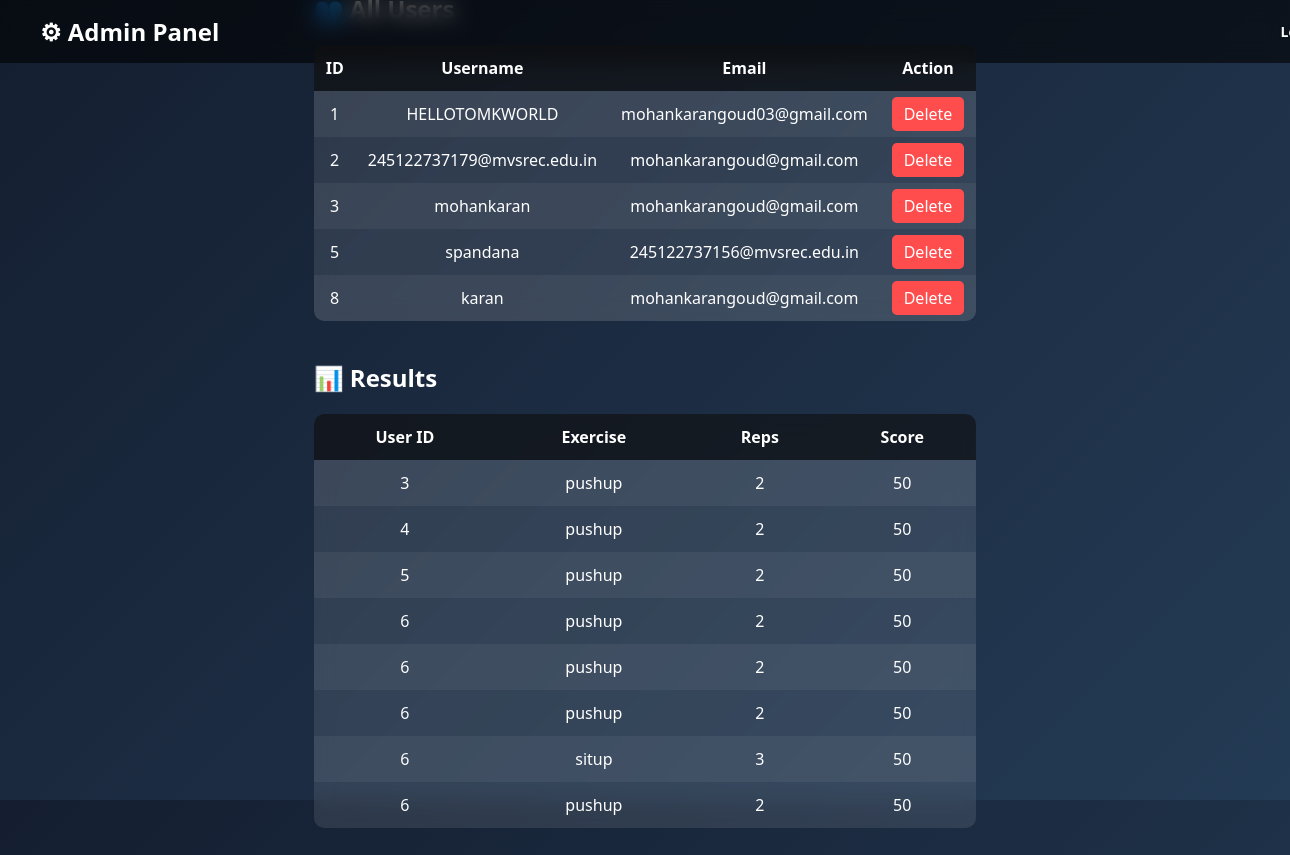
The page /admin_dashboard (signed in) on the database its author committed.
### tables this page shows
CREATE TABLE users (
            id INTEGER PRIMARY KEY AUTOINCREMENT,
            username TEXT UNIQUE,
            email TEXT,
            password TEXT
        );

CREATE TABLE results (
            id INTEGER PRIMARY KEY AUTOINCREMENT,
            user_id INTEGER,
            exercise_type TEXT,
            repetitions INTEGER,
            score INTEGER,
            feedback TEXT,
            date TIMESTAMP DEFAULT CURRENT_TIMESTAMP
        );

### app.py (the view)
@app.route('/admin_dashboard')
def admin_dashboard():
    if 'admin' not in session:
        return redirect('/admin_login')
    db = get_db()
    users = db.execute("SELECT * FROM users").fetchall()
    results = db.execute("SELECT * FROM results").fetchall()
    return render_template(
        "admin_dashboard.html",
        users=users,
        results=results
    )

### app.py (called while the page is built)
def get_db():
    if 'db' not in g:
        g.db = sqlite3.connect(DATABASE)
        g.db.row_factory = sqlite3.Row
    return g.db

### templates/admin_dashboard.html (shortened to what this page needs)
<!DOCTYPE html>
<html>
<head>
    <link rel="stylesheet" href="{{ url_for('static', filename='style.css') }}">
</head>
<body class="dashboard-body">
<div class="navbar">
    <h2>⚙ Admin Panel</h2>
    <a href="/logout">Logout</a>
</div>
<div class="admin-container">
    <h2>👥 All Users</h2>
    <table class="admin-table">
        <tr>
            <th>ID</th>
            <th>Username</th>
            <th>Email</th>
            <th>Action</th>
        </tr>
        {% for user in users %}
        <tr>
            <td>{{ user.id }}</td>
            <td>{{ user.username }}</td>
            <td>{{ user.email }}</td>
            <td>
                <a href="/delete_user/{{ user.id }}" class="delete-btn">Delete</a>
            </td>
        </tr>
        {% endfor %}
    </table>
    <h2 style="margin-top:40px;">📊 Results</h2>
    <table class="admin-table">
        <tr>
            <th>User ID</th>
            <th>Exercise</th>
            <th>Reps</th>
            <th>Score</th>
        </tr>
        {% for r in results %}
        <tr>
            <td>{{ r.user_id }}</td>
            <td>{{ r.exercise_type }}</td>
            <td>{{ r.repetitions }}</td>
            <td>{{ r.score }}</td>
        </tr>
        {% endfor %}
    </table>
</div>
</body>
</html>

### static/style.css (style rules this page uses)
body { margin:0; font-family:'Segoe UI', sans-serif; background: linear-gradient(rgba(0,0,0,0.4), rgba(0,0,0,0.4)), url("https://images.unsplash.com/photo-1501785888041-af3ef285b470"); background-size:cover; background-position:center; display:flex; justify-content:center; align-items:center; height:100vh; }
.navbar { position:absolute; top:0; left:0; width:100%; padding:15px 40px; display:flex; justify-content:space-between; align-items:center; background:rgba(0,0,0,0.4); backdrop-filter:blur(8px); }
.navbar a { color:white; text-decoration:none; margin-left:20px; font-size:14px; }
.dashboard-body { margin:0; font-family:'Segoe UI', sans-serif; background: linear-gradient(135deg,#1f4037,#99f2c8); }
.navbar { display:flex; justify-content:space-between; padding:15px 40px; background:rgba(0,0,0,0.4); color:white; }
.navbar a { color:white; text-decoration:none; }
.dashboard-body { margin: 0; font-family: 'Segoe UI', sans-serif; background: linear-gradient(135deg, #141e30, #243b55); color: white; }
.navbar { display: flex; justify-content: space-between; padding: 15px 40px; background: rgba(0,0,0,0.6); backdrop-filter: blur(10px); }
.navbar h2 { margin: 0; }
.navbar a { color: white; text-decoration: none; font-weight: bold; }
.admin-container { padding: 40px; }
.admin-table { width: 100%; border-collapse: collapse; margin-top: 20px; background: rgba(255,255,255,0.1); backdrop-filter: blur(10px); border-radius: 10px; overflow: hidden; }
.admin-table th, .admin-table td { padding: 12px; text-align: center; }
.admin-table th { background: rgba(0,0,0,0.6); }
.admin-table tr:nth-child(even) { background: rgba(255,255,255,0.05); }
.delete-btn { padding: 6px 12px; background: #ff4d4d; color: white; border-radius: 5px; text-decoration: none; }

### rows shown on the page
users: id "1", username "HELLOTOMKWORLD", email "mohankarangoud03@gmail.com"
users: id "2", username "245122737179@mvsrec.edu.in", email "mohankarangoud@gmail.com"
users: id "3", username "mohankaran", email "mohankarangoud@gmail.com"
users: id "5", username "spandana", email "245122737156@mvsrec.edu.in"
users: id "8", username "karan", email "mohankarangoud@gmail.com"
results: user_id "3", exercise_type "pushup", repetitions "2", score "50"
results: user_id "4", exercise_type "pushup", repetitions "2", score "50"
results: user_id "5", exercise_type "pushup", repetitions "2", score "50"
results: user_id "6", exercise_type "pushup", repetitions "2", score "50"
results: user_id "6", exercise_type "pushup", repetitions "2", score "50"
results: user_id "6", exercise_type "pushup", repetitions "2", score "50"
results: user_id "6", exercise_type "situp", repetitions "3", score "50"
results: user_id "6", exercise_type "pushup", repetitions "2", score "50"
